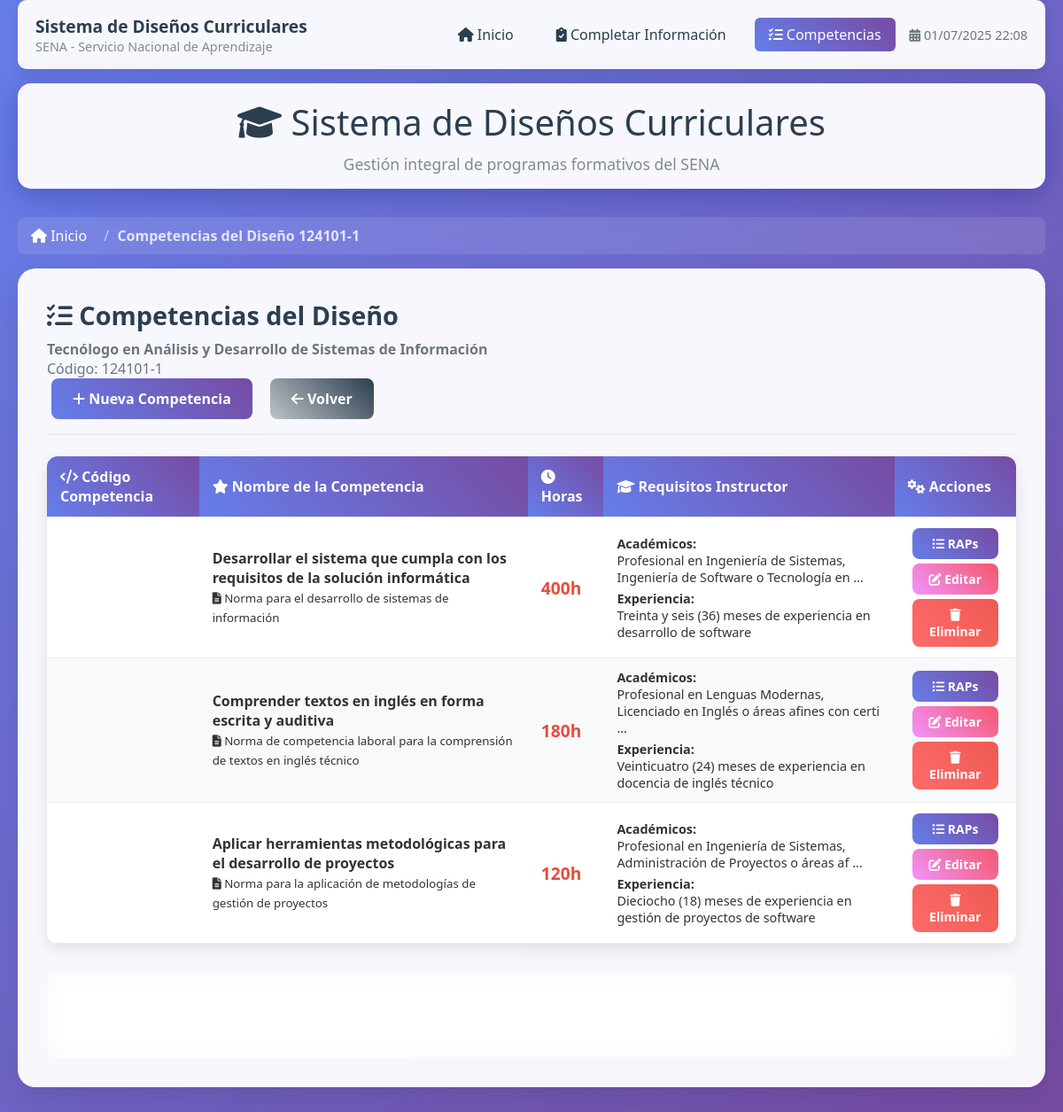
Page /?accion=ver_competencias&codigo=124101-1 on the committed database.
### tables this page shows
CREATE TABLE `competencias` (
   
  `codigoDiseñoCompetenciaReporte` varchar(255) NOT NULL,
  `codigoCompetenciaReporte` varchar(255) NOT NULL,
  `codigoCompetenciaPDF` varchar(255) DEFAULT NULL,
  `nombreCompetencia` varchar(255) NOT NULL,
   
  `normaUnidadCompetencia` text DEFAULT NULL,
   
  `horasDesarrolloCompetencia` decimal(10,2) DEFAULT NULL,
   
  `requisitosAcademicosInstructor` text DEFAULT NULL,
  `experienciaLaboralInstructor` text DEFAULT NULL
);

### sql/conexion.php (called while the page is built, shortened)
<?php
class Conexion {
    private $host = 'localhost';
    private $dbname = 'disenos_curriculares';
    private $user = 'root';
    private $password = '';
    private $port = 3306;
    private $charset = 'utf8mb4';
    private $conexion;
    public function __construct() {
        try {
            $dsn = "mysql:host=$this->host;port=$this->port;dbname=$this->dbname;charset=$this->charset";
            $this->conexion = new PDO($dsn, $this->user, $this->password);
            $this->conexion->setAttribute(PDO::ATTR_ERRMODE, PDO::ERRMODE_EXCEPTION);
            $this->conexion->exec("SET NAMES 'utf8mb4' COLLATE 'utf8mb4_unicode_ci'");
        } catch (PDOException $e) {
            error_log('Error de conexión a la base de datos: ' . $e->getMessage());
            throw new Exception('Error de conexión a la base de datos');
        }
    }
    public function obtenerConexion() {
        return $this->conexion;
    }
}
?>

### math/forms/metodosDisenos.php (called while the page is built, shortened)
<?php
require_once __DIR__ . '/../../sql/conexion.php';
class MetodosDisenos extends Conexion {
    private $conexion;
    public function __construct() {
        $this->conexion = new Conexion();
        $this->conexion = $this->conexion->obtenerConexion();
    }
    public function obtenerDiseñoPorCodigo($codigoDiseño) {
        try {
            $stmt = $this->conexion->prepare("SELECT * FROM diseños WHERE codigoDiseño = ?");
            $stmt->execute([$codigoDiseño]);
            return $stmt->fetch(PDO::FETCH_ASSOC);
        } catch (PDOException $e) {
            throw new Exception("Error al obtener diseño: " . $e->getMessage());
        }
    }
    public function obtenerCompetenciasPorDiseño($codigoDiseño) {
        try {
            $stmt = $this->conexion->prepare("SELECT * FROM competencias WHERE codigoDiseñoCompetenciaReporte LIKE ? ORDER BY codigoDiseñoCompetenciaReporte");
            $stmt->execute([$codigoDiseño . '-%']);
            return $stmt->fetchAll(PDO::FETCH_ASSOC);
        } catch (PDOException $e) {
            throw new Exception("Error al obtener competencias: " . $e->getMessage());
        }
    }
}
?>

### app/forms/vistas/listar_competencias.php (the view, shortened to what this page needs)
<div class="card-header">
    <div class="flex-between">
        <div>
            <h2 class="card-title"><i class="fas fa-tasks"></i> Competencias del Diseño</h2>
            <p class="card-subtitle">
                <strong><?php echo htmlspecialchars($diseño_actual['nombrePrograma'] ?? 'Diseño no encontrado'); ?></strong>
                <br>Código: <?php echo htmlspecialchars($_GET['codigo'] ?? ''); ?>
            </p>
        </div>
        <div style="display: flex; gap: 10px;">
            <a href="?accion=crear&tipo=competencias&codigoDiseño=<?php echo urlencode($_GET['codigo'] ?? ''); ?>" class="btn btn-primary">
                <i class="fas fa-plus"></i> Nueva Competencia
            </a>
            <a href="?accion=listar" class="btn btn-secondary">
                <i class="fas fa-arrow-left"></i> Volver
            </a>
        </div>
    </div>
</div>
<?php if (!$diseño_actual): ?>
    <div class="alert alert-danger">
        <i class="fas fa-exclamation-triangle"></i>
        No se encontró el diseño curricular especificado.
    </div>
<?php else: ?>
    <div class="table-container">
        <table class="table">
            <thead>
                <tr>
                    <th><i class="fas fa-code"></i> Código Competencia</th>
                    <th><i class="fas fa-star"></i> Nombre de la Competencia</th>
                    <th><i class="fas fa-clock"></i> Horas</th>
                    <th><i class="fas fa-graduation-cap"></i> Requisitos Instructor</th>
                    <th><i class="fas fa-cogs"></i> Acciones</th>
                </tr>
            </thead>
            <tbody>
                <?php foreach ($competencias as $competencia): ?>
                    <tr>
                        <td>
                            <br>
                        </td>
                        <td>
                            <strong><?php echo htmlspecialchars($competencia['nombreCompetencia']); ?></strong>
                            <?php if (!empty($competencia['normaUnidadCompetencia'])): ?>
                                <br>
                                <small class="text-muted">
                                    <i class="fas fa-file-alt"></i>
                                    <?php echo htmlspecialchars(substr($competencia['normaUnidadCompetencia'], 0, 100)); ?>
                                </small>
                            <?php endif; ?>
                        </td>
                        <td>
                            <span style="font-size: 1.2rem; font-weight: bold; color: #e74c3c;">
                                <?php echo number_format($competencia['horasDesarrolloCompetencia'], 0); ?>h
                            </span>
                        </td>
                        <td>
                            <div style="font-size: 0.9rem;">
                                <?php if (!empty($competencia['requisitosAcademicosInstructor'])): ?>
                                    <div><strong>Académicos:</strong></div>
                                    <div class="text-muted" style="margin-bottom: 5px;">
                                        <?php echo htmlspecialchars(substr($competencia['requisitosAcademicosInstructor'], 0, 80)); ?>
                                        <?php if (strlen($competencia['requisitosAcademicosInstructor']) > 80): ?>...<?php endif; ?>
                                    </div>
                                <?php endif; ?>
                                <?php if (!empty($competencia['experienciaLaboralInstructor'])): ?>
                                    <div><strong>Experiencia:</strong></div>
                                    <div class="text-muted">
                                        <?php echo htmlspecialchars(substr($competencia['experienciaLaboralInstructor'], 0, 80)); ?>
                                    </div>
                                <?php endif; ?>
                            </div>
                        </td>
                        <td>
                            <div style="display: flex; flex-direction: column; gap: 5px;">
                                <a href="?accion=ver_raps&codigo=<?php echo urlencode($competencia['codigoDiseñoCompetencia']); ?>"
                                   class="btn btn-primary btn-sm" title="Ver RAPs">
                                    <i class="fas fa-list-ul"></i> RAPs
                                </a>
                                <a href="?accion=editar&tipo=competencias&codigo=<?php echo urlencode($competencia['codigoDiseñoCompetencia']); ?>"
                                   class="btn btn-warning btn-sm" title="Editar">
                                    <i class="fas fa-edit"></i> Editar
                                </a>
                                <a href="?accion=eliminar&tipo=competencias&codigo=<?php echo urlencode($competencia['codigoDiseñoCompetencia']); ?>"
                                   class="btn btn-danger btn-sm"
                                   onclick="return confirm('¿Estás seguro de eliminar esta competencia? Se eliminarán también todos sus RAPs asociados.')"
                                   title="Eliminar">
                                    <i class="fas fa-trash"></i> Eliminar
                                </a>
                            </div>
                        </td>
                    </tr>
                <?php endforeach; ?>
            </tbody>
        </table>
    </div>
    <div style="margin-top: 2rem; padding: 1rem; background: rgba(255, 255, 255, 0.1); border-radius: 8px; backdrop-filter: blur(10px);">
        <div style="display: grid; grid-template-columns: repeat(auto-fit, minmax(200px, 1fr)); gap: 1rem; color: white;">
            <div class="text-center">
                <h3 style="margin: 0; font-size: 2rem; color: #fff;"><?php echo count($competencias); ?></h3>
                <p style="margin: 0; opacity: 0.8;">Competencias</p>
            </div>
            <div class="text-center">
                <h3 style="margin: 0; font-size: 2rem; color: #fff;">
                </h3>
                <p style="margin: 0; opacity: 0.8;">Horas Competencias</p>
            </div>
            <div class="text-center">
                <h3 style="margin: 0; font-size: 2rem; color: #fff;">
                </h3>
                <p style="margin: 0; opacity: 0.8;">Cobertura del Diseño</p>
            </div>
        </div>
    </div>
<?php endif; ?>

### assets/css/forms/estilosPrincipales.css (style rules this page uses)
* { margin: 0; padding: 0; box-sizing: border-box; }
body { font-family: 'Segoe UI', Tahoma, Geneva, Verdana, sans-serif; background: linear-gradient(135deg, #667eea 0%, #764ba2 100%); min-height: 100vh; color: #333; }
.card-header { border-bottom: 2px solid #e9ecef; padding-bottom: 1rem; margin-bottom: 1.5rem; }
.card-title { font-size: 1.8rem; color: #2c3e50; font-weight: 600; margin-bottom: 0.5rem; }
.card-subtitle { color: #6c757d; font-size: 1rem; }
.btn { padding: 12px 24px; border: none; border-radius: 8px; font-size: 1rem; font-weight: 600; cursor: pointer; transition: all 0.3s ease; text-decoration: none; display: inline-block; text-align: center; margin: 0 5px; }
.btn-primary { background: linear-gradient(45deg, #667eea, #764ba2); color: white; }
.btn-warning { background: linear-gradient(45deg, #f093fb, #f5576c); color: white; }
.btn-danger { background: linear-gradient(45deg, #ff6b6b, #ee5a52); color: white; }
.btn-secondary { background: linear-gradient(45deg, #bdc3c7, #2c3e50); color: white; }
.btn-sm { padding: 8px 16px; font-size: 0.875rem; }
.table-container { overflow-x: auto; background: white; border-radius: 12px; box-shadow: 0 5px 15px rgba(0, 0, 0, 0.1); }
.table { width: 100%; border-collapse: collapse; margin: 0; }
.table th, .table td { padding: 12px 15px; text-align: left; border-bottom: 1px solid #e9ecef; }
.table th { background: linear-gradient(45deg, #667eea, #764ba2); color: white; font-weight: 600; position: sticky; top: 0; z-index: 10; }
.table tbody tr:nth-child(even) { background: #f8f9fa; }

### rows in the picture
diseños: nombrePrograma "Tecnólogo en Análisis y Desarrollo de Sistemas de Información"
competencias: nombreCompetencia "Desarrollar el sistema que cumpla con los requisitos de la solución informática", normaUnidadCompetencia "Norma para el desarrollo de sistemas de información", horasDesarrolloCompetencia "400", requisitosAcademicosInstructor "Profesional en Ingeniería de Sistemas, Ingeniería de Software o Tecnología en", experienciaLaboralInstructor "Treinta y seis (36) meses de experiencia en desarrollo de software"
competencias: nombreCompetencia "Comprender textos en inglés en forma escrita y auditiva", normaUnidadCompetencia "Norma de competencia laboral para la comprensión de textos en inglés técnico", horasDesarrolloCompetencia "180", requisitosAcademicosInstructor "Profesional en Lenguas Modernas, Licenciado en Inglés o áreas afines con certi", experienciaLaboralInstructor "Veinticuatro (24) meses de experiencia en docencia de inglés técnico"
competencias: nombreCompetencia "Aplicar herramientas metodológicas para el desarrollo de proyectos", normaUnidadCompetencia "Norma para la aplicación de metodologías de gestión de proyectos", horasDesarrolloCompetencia "120", requisitosAcademicosInstructor "Profesional en Ingeniería de Sistemas, Administración de Proyectos o áreas af", experienciaLaboralInstructor "Dieciocho (18) meses de experiencia en gestión de proyectos de software"

### other values in the picture
$_GET['codigo'] "124101-1"
